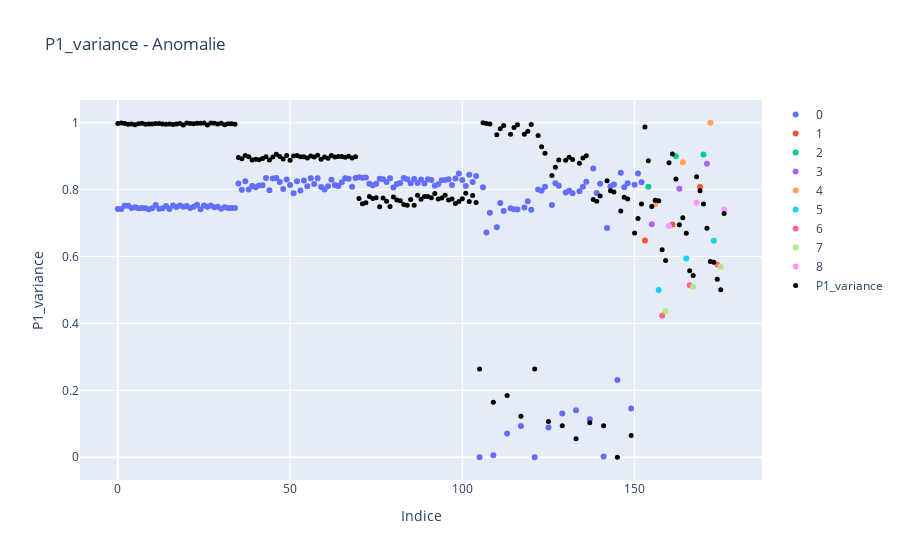

Notebook code for this chart:
### Code cell
import plotly.graph_objs as go
import plotly.io as pio

# Supponendo che tu abbia già importato i DataFrame df_train e df_labels
# df_train contiene i dati per lo scatter plot
# df_labels contiene la colonna "anomaly_location" che vuoi utilizzare per colorare i punti dello scatter plot

# Lista dei valori unici nella colonna "anomaly_location"
unique_labels = df_labels["anomaly_location"].unique()

# Lista di tracciamenti per ogni valore unico
traces = []

for label in unique_labels:
    # Seleziona i punti corrispondenti a ciascun valore unico
    df_subset = df_train[df_labels["anomaly_location"] == label]
    
    # Crea un tracciamento per i punti con il colore corrispondente e il nome della legenda
    trace = go.Scatter(x=df_subset.index, y=df_subset["P2_variance"], 
                       mode='markers', 
                       marker=dict(color=label),
                       name=str(label))
    
    # Aggiungi il tracciamento alla lista di tracciamenti
    traces.append(trace)

# Aggiungi un secondo scatter plot con tutti i dati
scatter_plot = go.Scatter(x=df_train.index, y=df_train["P1_variance"], 
                          mode='markers', 
                          marker=dict(color='black', size=5), # Aggiungi la dimensione 5 per il secondo scatter plot
                          name='P1_variance')

# Aggiungi il secondo scatter plot alla lista di tracciamenti
traces.append(scatter_plot)

# Layout del grafico con legenda
layout = go.Layout(title="P1_variance - Anomalie", 
                   xaxis=dict(title="Indice"), 
                   yaxis=dict(title="P1_variance"),
                   showlegend=True)

# Crea la figura e visualizzala
fig = go.Figure(data=traces, layout=layout)
pio.show(fig)

### Figure 1 — Plotly figure (JSON) as saved in the notebook; plotly's stock layout.template omitted (floating-point values rounded to 4 significant figures; data arrays with more than 128 entries replaced by an {"elided": "..."} marker saying what was removed)
{"data": [{"marker": {"color": 0}, "mode": "markers", "name": "0", "type": "scatter", "x": {"elided": "153 int values"}, "y": {"elided": "153 float values"}}, {"marker": {"color": 1}, "mode": "markers", "name": "1", "type": "scatter", "x": [153, 161, 169], "y": [0.6478, 0.6957, 0.8083]}, {"marker": {"color": 2}, "mode": "markers", "name": "2", "type": "scatter", "x": [154, 162, 170], "y": [0.8088, 0.8996, 0.9049]}, {"marker": {"color": 3}, "mode": "markers", "name": "3", "type": "scatter", "x": [155, 163, 171], "y": [0.6967, 0.8026, 0.8776]}, {"marker": {"color": 4}, "mode": "markers", "name": "4", "type": "scatter", "x": [156, 164, 172], "y": [0.7564, 0.8821, 1.0]}, {"marker": {"color": 5}, "mode": "markers", "name": "5", "type": "scatter", "x": [157, 165, 173], "y": [0.4999, 0.5942, 0.6474]}, {"marker": {"color": 6}, "mode": "markers", "name": "6", "type": "scatter", "x": [158, 166, 174], "y": [0.423, 0.5144, 0.5763]}, {"marker": {"color": 7}, "mode": "markers", "name": "7", "type": "scatter", "x": [159, 167, 175], "y": [0.4362, 0.5101, 0.5697]}, {"marker": {"color": 8}, "mode": "markers", "name": "8", "type": "scatter", "x": [160, 168, 176], "y": [0.6912, 0.7608, 0.7404]}, {"marker": {"color": "black", "size": 5}, "mode": "markers", "name": "P1_variance", "type": "scatter", "x": {"elided": "177 int values"}, "y": {"elided": "177 float values"}}], "layout": {"showlegend": true, "title": {"text": "P1_variance - Anomalie"}, "xaxis": {"title": {"text": "Indice"}}, "yaxis": {"title": {"text": "P1_variance"}}}}
